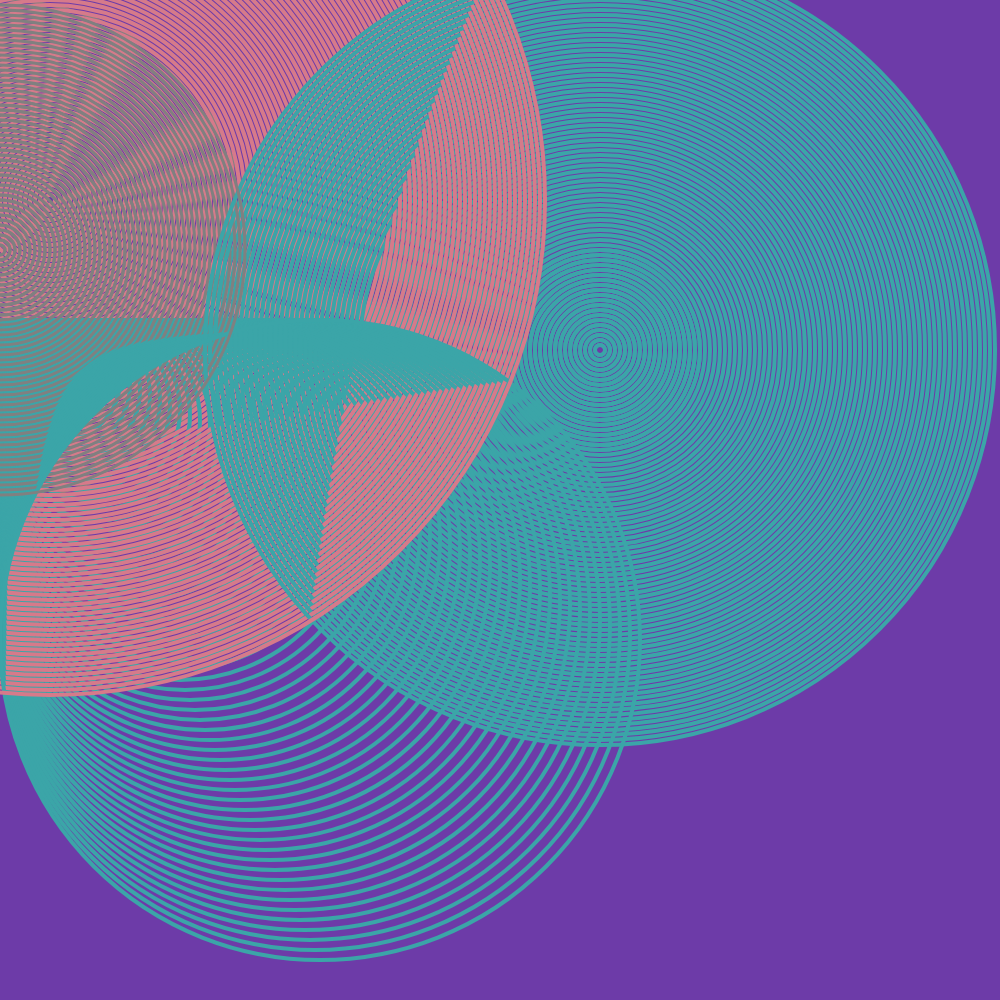
Frame 1 (no input)
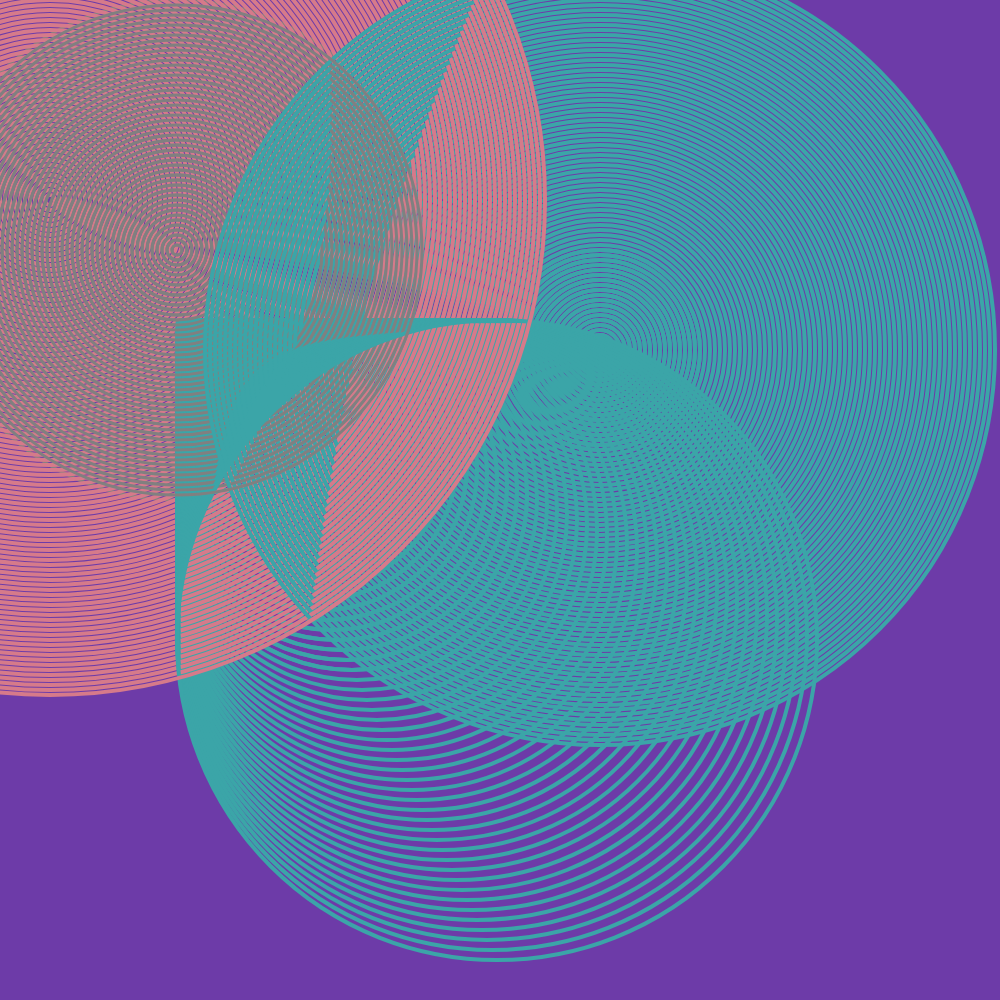
Frame 60 (no input)
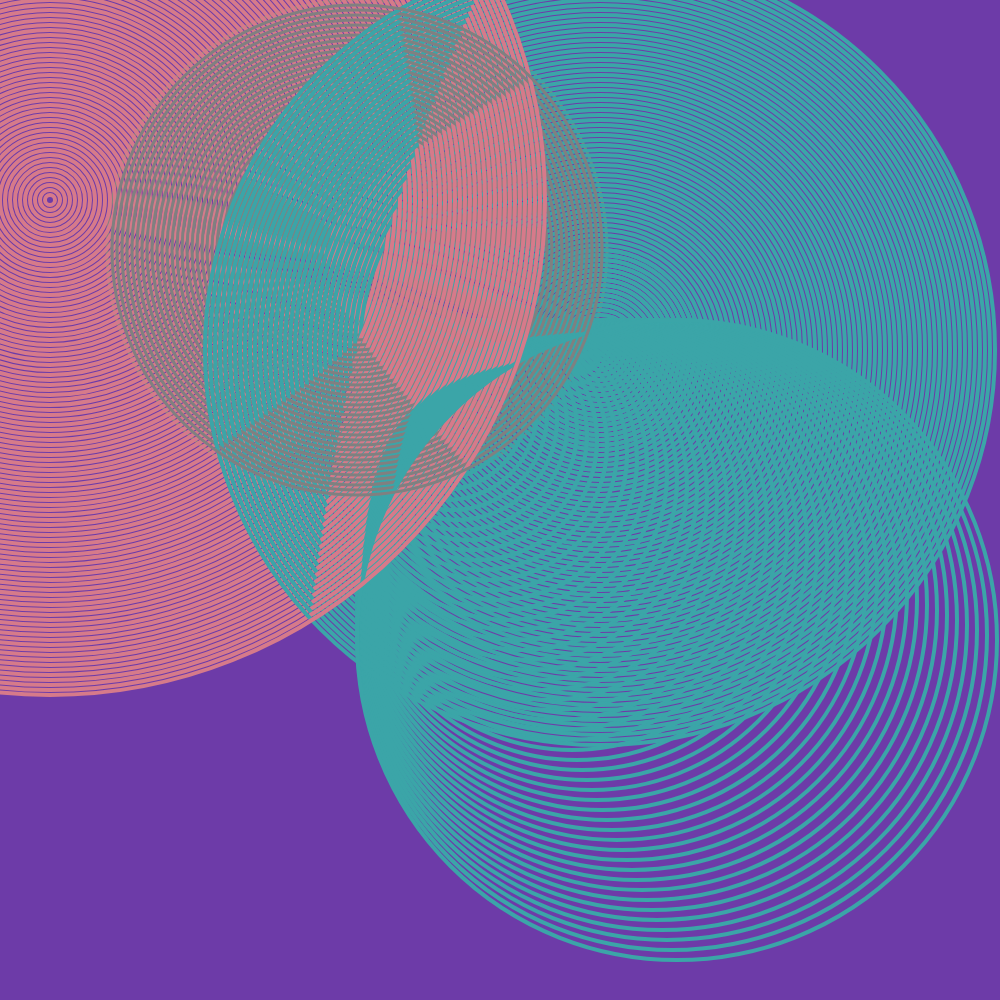
Frame 120 (the mouse pressed at the canvas centre since frame 60)

The p5.js sketch that drew these frames (run headless with seeded random() and noise() and a simulated clock; from frame 60 on, the mouse is pressed at the canvas centre):

// p5.js sketch
// ── sketch.js
let x=0, y=0
function setup() {
  createCanvas(1000, 1000);
 
}

function draw() {
  background(109,59,168);
  for (let i =0;i<1000;i+=10){
  noFill();
  stroke(59,165,168);
  strokeWeight(4);
  ellipse(600,350,i-200,i-200);
    
  square(x,320,350-i,450 + i);
  stroke('rgb(214,122,138)');
    
  ellipse(50,200,i,i)
  noFill();
  stroke(i+31,131,206);
  strokeWeight(2);
    
  if (y>height) {y=1
  } else{ y+2
        }
    
  strokeWeight(2)
   
  stroke('grey')  
  strokeWeight(3)
  ellipse(x,250,500-i,500-i);
}
  if (x>width){
    x=1
  } else{
    x=x+3
  }
}
